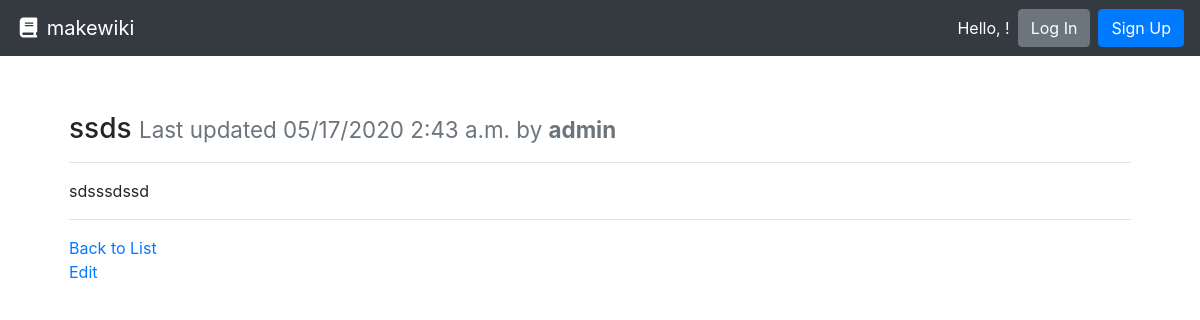
/ssds/, run on an earlier commit of the app's database.
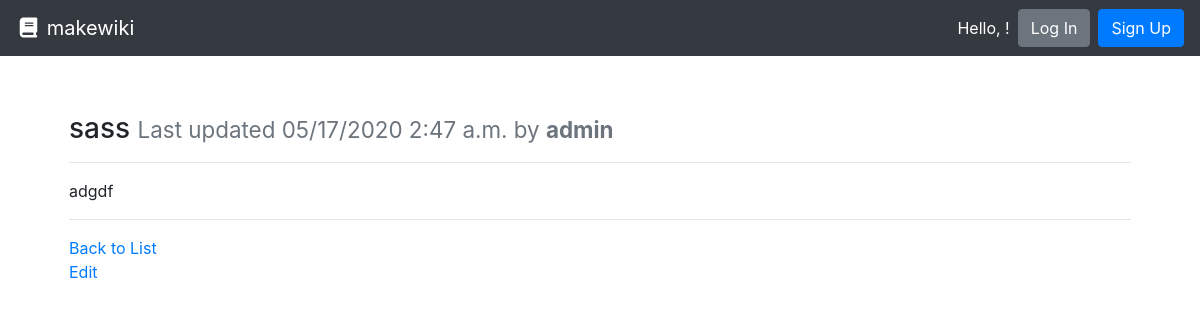
And on a later commit of the database.
### wiki/models.py (models this page shows, shortened)
class Page(models.Model):
    title = models.CharField(max_length=settings.WIKI_PAGE_TITLE_MAX_LENGTH, unique=True,
                             help_text="Title of your page.")
    author = models.ForeignKey(User, on_delete=models.PROTECT,
                               help_text="The user that posted this article.")
    slug = models.CharField(max_length=settings.WIKI_PAGE_TITLE_MAX_LENGTH, blank=True, editable=False,
                            help_text="Unique URL path to access this page. Generated by the system.")
    content = models.TextField(
        help_text="Write the content of your page here.")
    created = models.DateTimeField(auto_now_add=True,
                                   help_text="The date and time this page was created. Automatically generated when the model saves.")
    modified = models.DateTimeField(auto_now=True,
                                    help_text="The date and time this page was updated. Automatically generated when the model updates.")

### wiki/views.py (the view)
# urls.py: path('<str:slug>/', PageDetailView.as_view(), name='wiki-details-page'),
class PageDetailView(DetailView):
    model = Page
    def get(self, request, slug):
        page = self.get_queryset().get(slug__iexact=slug)
        return render(request, 'page.html', {
          'page': page
        })

### wiki/templates/page.html
{% extends "base.html" %}
{% block content %}
  <div class="row">
    <div class="col m-4">
      <h3>{{ page.title }} <small class="text-muted">Last updated {{ page.modified|date:"SHORT_DATETIME_FORMAT" }} by <b>{{ page.author.username }}</b></small></h3>
      <hr>
      <p>{{ page.content|linebreaksbr }}</p>
      <hr>
      <a href="{% url 'wiki-list-page' %}">Back to List</a>
      <div class="text-left"><a href="{% url 'wiki-edit-page' page.slug %}" title="Edit">Edit</a></div>
    </div>
  </div>
{% endblock %}

### templates/base.html (shortened to what this page needs)
<!doctype html>
<html lang="en">
  <head>
    <link rel="stylesheet" href="https://stackpath.bootstrapcdn.com/bootstrap/4.3.1/css/bootstrap.min.css"
>
  </head>
  <body>
    <nav class="navbar navbar-expand-md navbar-dark bg-dark">
      <a class="navbar-brand" href="{% url 'wiki-list-page' %}"><i class="fas fa-fw fa-book"></i> makewiki</a>
      <form class="form-inline ml-auto">
        <div class="text-white">Hello, <strong>{{ user.username }}</strong>!</div>
        {% if request.user.is_authenticated %}
          <a href="{% url 'wiki-create-page' %}" class="btn btn-success ml-4">New Page</a>
          <a href="{% url 'logout' %}" class="btn btn-danger ml-2">Log Out</a>
        {% else %}
          <a href="{% url 'login' %}" class="btn btn-secondary ml-2">Log In</a>
          <a href="{% url 'signup' %}" class="btn btn-primary ml-2">Sign Up</a>
        {% endif %}
      </form>
    </nav>
    <main role="main" class="container" style="margin-top: 4vh;">
      {% block content %}{% endblock %}
    </main>
  </body>

What changed in the data, as far as the page shows it:
changed Page "admin": title "ssds" → "sass"; modified "05/17/2020 2:43 a.m." → "05/17/2020 2:47 a.m."; content "sdsssdssd" → "adgdf"
